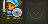

Tiled map render using the project's own tile images. Description and the whole map definition, tile-layer contents included, below:
An orthogonal 2x1 tile map with 24x24 px tiles, 2 tile layers (terrain, objects), 2 tilesets.

<map version="1.0" tiledversion="2017.07.11" orientation="orthogonal" renderorder="right-down" width="2" height="1" tilewidth="24" tileheight="24" nextobjectid="1">
 <tileset firstgid="1" source="oryx_world2.tsx" />
 <tileset firstgid="3571" source="oryx_creatures.tsx" />
 <layer name="terrain" width="2" height="1">
  <data encoding="csv">
1024,1026
</data>
 </layer>
 <layer name="objects" width="2" height="1">
  <data encoding="csv">
3571,0
</data>
 </layer>
</map>
